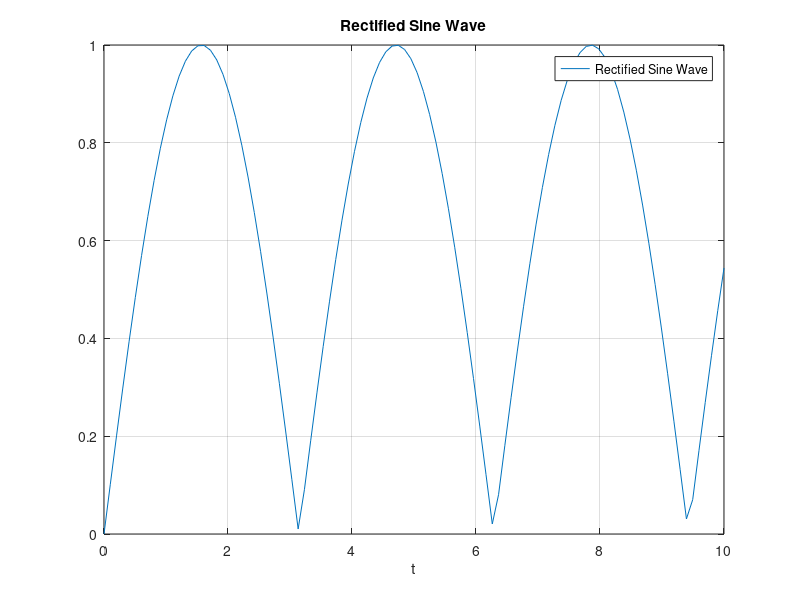

This chart was generated by the following MATLAB code:
# Script to calculate and plot a rectified sine wave
t = linspace(0, 10, 100);
subplot(1,1,1) % Specify 1 row, 1 column, and select
    y = abs(sin(t)); %The abs command makes all negative numbers positive
    plot(t,y);
    xlabel('t');
    title('Rectified Sine Wave');
    grid on
    legend('Rectified Sine Wave')
print('plot_rectsinewave.jpg','-djpg','-r300')
